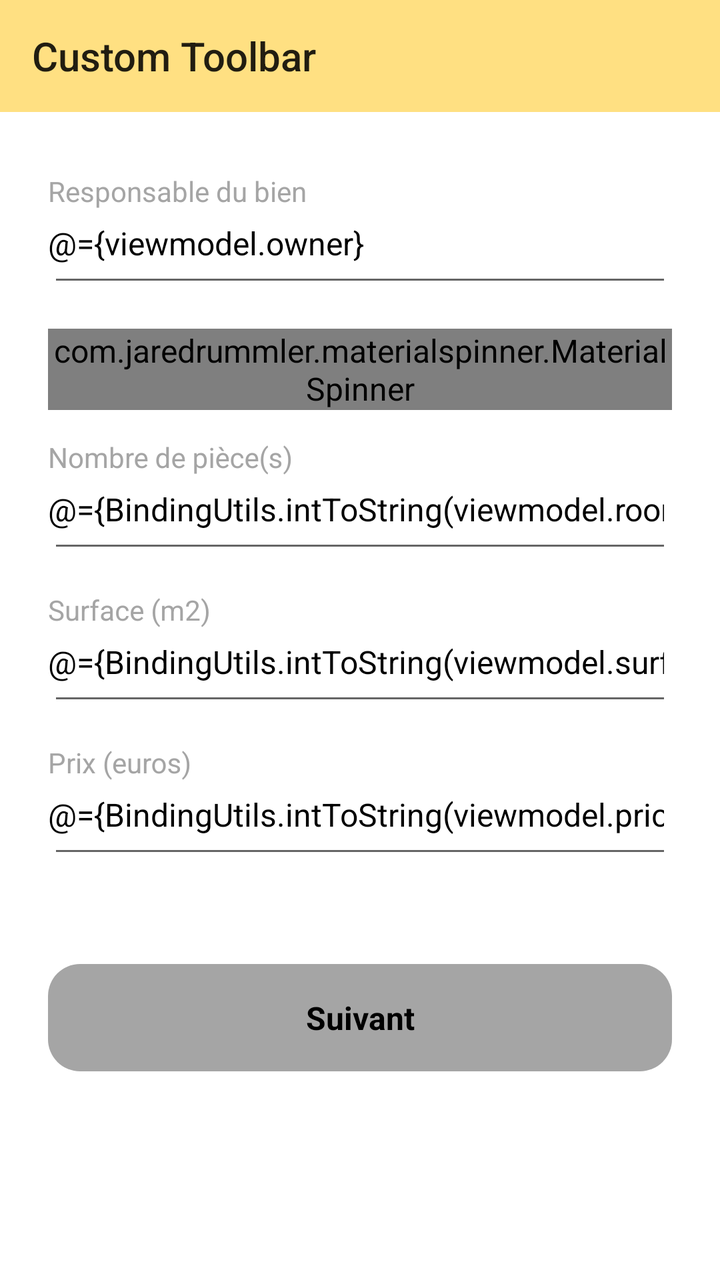
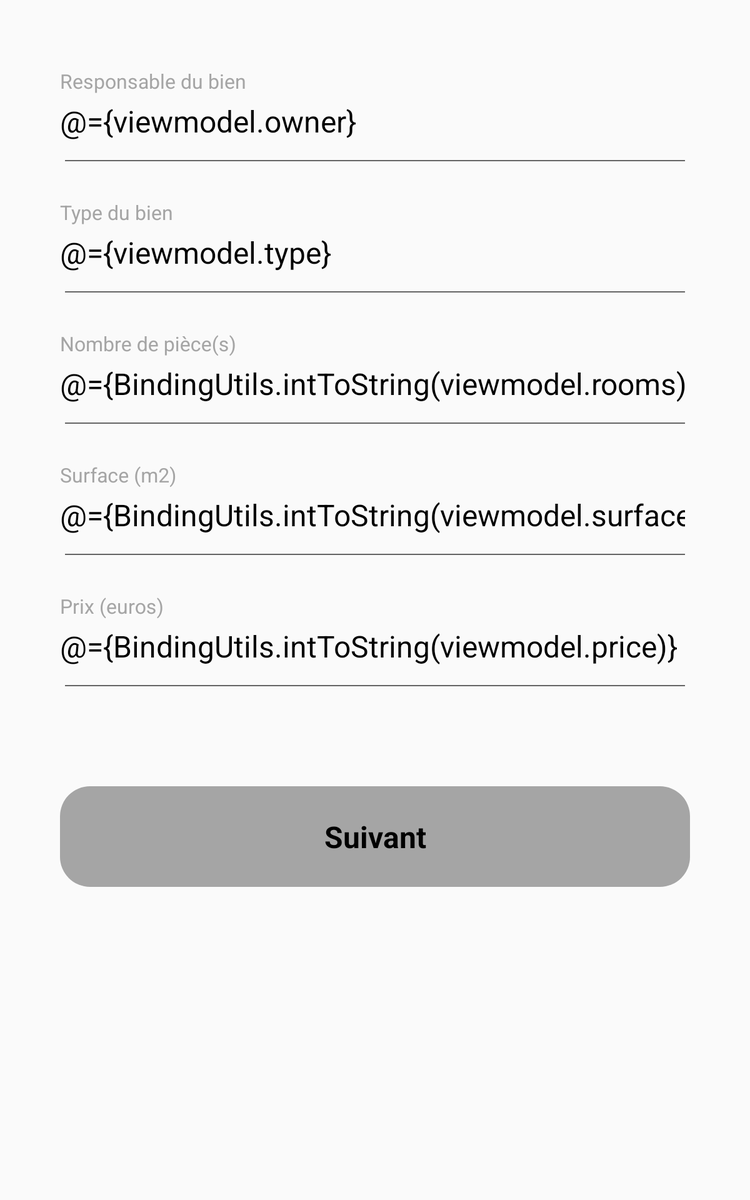

One screen, two layout resources from the same app: the default and the author's alternative for another configuration. Each is rendered where Android would select it; the XML of both is given below.
<!-- AndroidManifest.xml: application theme AppTheme -->
<!-- res/layout/fragment_estate_creation.xml -->
<layout xmlns:android="http://schemas.android.com/apk/res/android"
    xmlns:app="http://schemas.android.com/apk/res-auto">
    <data>
        <import type="com.amamode.realestatemanager.utils.BindingUtils"/>
        <variable
            name="viewmodel"
            type="com.amamode.realestatemanager.ui.EstateViewModel" />
    </data>

    <LinearLayout
        android:layout_width="match_parent"
        android:layout_height="match_parent"
        android:background="@color/true_white"
        android:orientation="vertical">

        <include
            android:id="@+id/estateCreationToolbar"
            layout="@layout/toolbar" />

        <ScrollView
            android:layout_width="match_parent"
            android:layout_height="wrap_content">

            <LinearLayout
                android:layout_width="match_parent"
                android:layout_height="wrap_content"
                android:orientation="vertical"
                android:paddingBottom="@dimen/large">


                <com.google.android.material.textfield.TextInputLayout
                    android:id="@+id/creationOwnerEditTextLayout"
                    style="@style/FormFieldLayout"
                    android:layout_width="match_parent"
                    android:layout_height="wrap_content"
                    android:layout_marginStart="@dimen/large"
                    android:layout_marginTop="@dimen/x_large"
                    android:layout_marginEnd="@dimen/large"
                    app:layout_constraintTop_toTopOf="parent">

                    <com.google.android.material.textfield.TextInputEditText
                        android:id="@+id/creationOwnerEditText"
                        style="@style/FormField"
                        android:layout_width="match_parent"
                        android:layout_height="wrap_content"
                        android:hint="@string/estate_form_owner_hint"
                        android:inputType="textPersonName"
                        android:maxLines="1"
                        android:text="@={viewmodel.owner}" />
                </com.google.android.material.textfield.TextInputLayout>

                <com.jaredrummler.materialspinner.MaterialSpinner
                    android:id="@+id/creationTypeSpinner"
                    android:layout_width="match_parent"
                    android:layout_height="wrap_content"
                    app:ms_background_color="@color/spinnerBackgound"
                    android:layout_marginStart="@dimen/large"
                    android:layout_marginTop="@dimen/medium"
                    android:layout_marginEnd="@dimen/large"/>

                <com.google.android.material.textfield.TextInputLayout
                    android:id="@+id/creationRoomsEditTextLayout"
                    style="@style/FormFieldLayout"
                    android:layout_width="match_parent"
                    android:layout_height="wrap_content"
                    android:layout_marginStart="@dimen/large"
                    android:layout_marginTop="@dimen/medium"
                    android:layout_marginEnd="@dimen/large"
                    app:layout_constraintTop_toTopOf="parent">

                    <com.google.android.material.textfield.TextInputEditText
                        android:id="@+id/creationRoomsEditText"
                        style="@style/FormField"
                        android:layout_width="match_parent"
                        android:layout_height="wrap_content"
                        android:hint="@string/estate_form_rooms_hint"
                        android:inputType="number"
                        android:maxLines="1"
                        android:text="@={BindingUtils.intToString(viewmodel.rooms)}" />
                </com.google.android.material.textfield.TextInputLayout>

                <com.google.android.material.textfield.TextInputLayout
                    android:id="@+id/creationSurfaceEditTextLayout"
                    style="@style/FormFieldLayout"
                    android:layout_width="match_parent"
                    android:layout_height="wrap_content"
                    android:layout_marginStart="@dimen/large"
                    android:layout_marginTop="@dimen/medium"
                    android:layout_marginEnd="@dimen/large"
                    app:layout_constraintTop_toTopOf="parent">

                    <com.google.android.material.textfield.TextInputEditText
                        android:id="@+id/creationSurfaceEditText"
                        style="@style/FormField"
                        android:layout_width="match_parent"
                        android:layout_height="wrap_content"
                        android:hint="@string/estate_form_surface_hint"
                        android:inputType="number"
                        android:maxLines="1"
                        android:text="@={BindingUtils.intToString(viewmodel.surface)}" />
                </com.google.android.material.textfield.TextInputLayout>

                <com.google.android.material.textfield.TextInputLayout
                    android:id="@+id/creationPriceEditTextLayout"
                    style="@style/FormFieldLayout"
                    android:layout_width="match_parent"
                    android:layout_height="wrap_content"
                    android:layout_marginStart="@dimen/large"
                    android:layout_marginTop="@dimen/medium"
                    android:layout_marginEnd="@dimen/large"
                    app:layout_constraintTop_toTopOf="parent">

                    <com.google.android.material.textfield.TextInputEditText
                        android:id="@+id/creationPriceEditText"
                        style="@style/FormField"
                        android:layout_width="match_parent"
                        android:layout_height="wrap_content"
                        android:hint="@string/estate_form_price_hint"
                        android:inputType="number"
                        android:maxLines="1"
                        android:text="@={BindingUtils.intToString(viewmodel.price)}" />
                </com.google.android.material.textfield.TextInputLayout>

                <Button
                    android:id="@+id/goToFinalStepCTA"
                    style="@style/CTA.Filled"
                    android:layout_width="match_parent"
                    android:layout_height="wrap_content"
                    android:layout_marginStart="@dimen/large"
                    android:layout_marginTop="@dimen/xx_large"
                    android:layout_marginEnd="@dimen/large"
                    android:enabled="false"
                    android:text="@string/estate_form_validation_cta" />
            </LinearLayout>
        </ScrollView>
    </LinearLayout>
</layout>
<!-- res/layout/toolbar.xml (included above) -->
<?xml version="1.0" encoding="utf-8"?>
<androidx.appcompat.widget.Toolbar xmlns:android="http://schemas.android.com/apk/res/android"
    xmlns:tools="http://schemas.android.com/tools"
    android:layout_width="match_parent"
    android:layout_height="?attr/actionBarSize"
    android:background="@color/colorPrimary"
    tools:title="Custom Toolbar" />
<!-- resources referenced by this layout -->
<resources>
  <color name="colorPrimary">#ffe082</color>
  <color name="spinnerBackgound">@color/white</color>
  <color name="true_white">#ffffff</color>
  <dimen name="large">24dp</dimen>
  <dimen name="medium">16dp</dimen>
  <dimen name="x_large">32dp</dimen>
  <dimen name="xx_large">48dp</dimen>
  <string name="estate_form_owner_hint">Responsable du bien</string>
  <string name="estate_form_price_hint">Prix (euros)</string>
  <string name="estate_form_rooms_hint">Nombre de pièce(s)</string>
  <string name="estate_form_surface_hint">Surface (m2)</string>
  <string name="estate_form_validation_cta">Suivant</string>
  <style name="CTA.Filled">
          <item name="android:background">@drawable/button_states</item>
          <item name="android:textColor">@color/true_black</item>
      </style>
  <style name="FormField" parent="AppTheme">
          <item name="android:paddingStart">0dp</item>
          <item name="android:paddingBottom">@dimen/medium</item>
      </style>
  <style name="FormFieldLayout" parent="AppTheme">
          <item name="android:textColorHint">@color/hintColor</item>
          <item name="hintTextAppearance">@style/FormFieldHint</item>
      </style>
  <style name="AppTheme" parent="Theme.AppCompat.DayNight">
          
          <item name="colorPrimary">@color/colorPrimary</item>
          <item name="colorPrimaryDark">@color/colorPrimaryDark</item>
          <item name="colorAccent">@color/colorSecondary</item>
          <item name="android:textColor">@color/true_black</item>
          <item name="android:textSize">@dimen/text_medium</item>
      </style>
  <color name="white">#EFEFEF</color>
  <!-- drawable button_states (drawable) -->
  <?xml version="1.0" encoding="utf-8"?>
  <selector xmlns:android="http://schemas.android.com/apk/res/android">
      <item android:drawable="@drawable/rounded_button_enable" android:state_enabled="true" />
      <item android:drawable="@drawable/rounded_button_disabled" android:state_enabled="false" />
  </selector>
  <color name="true_black">#000000</color>
  <color name="hintColor">@color/mainGray</color>
  <style name="FormFieldHint" parent="AppTheme">
          <item name="android:textSize">@dimen/text_small</item>
          <item name="android:textColor">@color/hintColor</item>
      </style>
  <color name="colorPrimaryDark">#caae53</color>
  <color name="colorSecondary">#3f51b5</color>
  <dimen name="text_medium">16sp</dimen>
  <!-- drawable rounded_button_enable (drawable) -->
  <?xml version="1.0" encoding="utf-8"?>
  <shape xmlns:android="http://schemas.android.com/apk/res/android"
      android:shape="rectangle">
      <corners android:radius="@dimen/medium" />
      <solid android:color="@color/colorPrimary" />
  </shape>
  <!-- drawable rounded_button_disabled (drawable) -->
  <?xml version="1.0" encoding="utf-8"?>
  <shape android:shape="rectangle"
      xmlns:android="http://schemas.android.com/apk/res/android">
      <corners android:radius="@dimen/medium"/>
      <solid android:color="@color/disabledButton"/>
  </shape>
  <color name="mainGray">#A5A5A5</color>
  <dimen name="text_small">14sp</dimen>
  <color name="disabledButton">@color/mainGray</color>
</resources>
<!-- res/layout-sw600dp/fragment_estate_creation.xml (the author's variant of the layout above) -->
<!-- drawn on a 7-inch tablet held upright -->
<layout xmlns:android="http://schemas.android.com/apk/res/android"
    xmlns:app="http://schemas.android.com/apk/res-auto">

    <data>

        <import type="com.amamode.realestatemanager.utils.BindingUtils" />

        <variable
            name="viewmodel"
            type="com.amamode.realestatemanager.ui.EstateViewModel" />
    </data>

    <ScrollView
        android:layout_width="match_parent"
        android:layout_height="wrap_content">

        <LinearLayout
            android:layout_width="match_parent"
            android:layout_height="wrap_content"
            android:orientation="vertical"
            android:paddingBottom="@dimen/large">

            <com.google.android.material.textfield.TextInputLayout
                android:id="@+id/creationOwnerEditTextLayout"
                style="@style/FormFieldLayout"
                android:layout_width="match_parent"
                android:layout_height="wrap_content"
                android:layout_marginStart="@dimen/large"
                android:layout_marginTop="@dimen/x_large"
                android:layout_marginEnd="@dimen/large"
                app:layout_constraintTop_toTopOf="parent">

                <com.google.android.material.textfield.TextInputEditText
                    android:id="@+id/creationOwnerEditText"
                    style="@style/FormField"
                    android:layout_width="match_parent"
                    android:layout_height="wrap_content"
                    android:hint="@string/estate_form_owner_hint"
                    android:inputType="textPersonName"
                    android:maxLines="1"
                    android:text="@={viewmodel.owner}" />
            </com.google.android.material.textfield.TextInputLayout>

            <com.google.android.material.textfield.TextInputLayout
                android:id="@+id/creationTypeEditTextLayout"
                style="@style/FormFieldLayout"
                android:layout_width="match_parent"
                android:layout_height="wrap_content"
                android:layout_marginStart="@dimen/large"
                android:layout_marginTop="@dimen/medium"
                android:layout_marginEnd="@dimen/large"
                app:layout_constraintTop_toTopOf="parent">

                <com.google.android.material.textfield.TextInputEditText
                    android:id="@+id/creationTypeEditText"
                    style="@style/FormField"
                    android:layout_width="match_parent"
                    android:layout_height="wrap_content"
                    android:hint="@string/estate_form_type_hint"
                    android:inputType="text"
                    android:maxLines="1"
                    android:text="@={viewmodel.type}" />
            </com.google.android.material.textfield.TextInputLayout>

            <com.google.android.material.textfield.TextInputLayout
                android:id="@+id/creationRoomsEditTextLayout"
                style="@style/FormFieldLayout"
                android:layout_width="match_parent"
                android:layout_height="wrap_content"
                android:layout_marginStart="@dimen/large"
                android:layout_marginTop="@dimen/medium"
                android:layout_marginEnd="@dimen/large"
                app:layout_constraintTop_toTopOf="parent">

                <com.google.android.material.textfield.TextInputEditText
                    android:id="@+id/creationRoomsEditText"
                    style="@style/FormField"
                    android:layout_width="match_parent"
                    android:layout_height="wrap_content"
                    android:hint="@string/estate_form_rooms_hint"
                    android:inputType="number"
                    android:maxLines="1"
                    android:text="@={BindingUtils.intToString(viewmodel.rooms)}" />
            </com.google.android.material.textfield.TextInputLayout>

            <com.google.android.material.textfield.TextInputLayout
                android:id="@+id/creationSurfaceEditTextLayout"
                style="@style/FormFieldLayout"
                android:layout_width="match_parent"
                android:layout_height="wrap_content"
                android:layout_marginStart="@dimen/large"
                android:layout_marginTop="@dimen/medium"
                android:layout_marginEnd="@dimen/large"
                app:layout_constraintTop_toTopOf="parent">

                <com.google.android.material.textfield.TextInputEditText
                    android:id="@+id/creationSurfaceEditText"
                    style="@style/FormField"
                    android:layout_width="match_parent"
                    android:layout_height="wrap_content"
                    android:hint="@string/estate_form_surface_hint"
                    android:inputType="number"
                    android:maxLines="1"
                    android:text="@={BindingUtils.intToString(viewmodel.surface)}" />
            </com.google.android.material.textfield.TextInputLayout>

            <com.google.android.material.textfield.TextInputLayout
                android:id="@+id/creationPriceEditTextLayout"
                style="@style/FormFieldLayout"
                android:layout_width="match_parent"
                android:layout_height="wrap_content"
                android:layout_marginStart="@dimen/large"
                android:layout_marginTop="@dimen/medium"
                android:layout_marginEnd="@dimen/large"
                app:layout_constraintTop_toTopOf="parent">

                <com.google.android.material.textfield.TextInputEditText
                    android:id="@+id/creationPriceEditText"
                    style="@style/FormField"
                    android:layout_width="match_parent"
                    android:layout_height="wrap_content"
                    android:hint="@string/estate_form_price_hint"
                    android:inputType="number"
                    android:maxLines="1"
                    android:text="@={BindingUtils.intToString(viewmodel.price)}" />
            </com.google.android.material.textfield.TextInputLayout>

            <Button
                android:id="@+id/goToFinalStepCTA"
                style="@style/CTA.Filled"
                android:layout_width="match_parent"
                android:layout_height="wrap_content"
                android:layout_marginStart="@dimen/large"
                android:layout_marginTop="@dimen/xx_large"
                android:layout_marginEnd="@dimen/large"
                android:enabled="false"
                android:text="@string/estate_form_validation_cta" />
        </LinearLayout>
    </ScrollView>
</layout>
<!-- resources referenced by the variant -->
<!-- as a 7-inch tablet held upright resolves them -->
<resources>
  <!-- from res/values-sw600dp/ -->
  <dimen name="large">48dp</dimen>
  <!-- from res/values-sw600dp/ -->
  <dimen name="medium">24dp</dimen>
  <!-- from res/values-sw600dp/ -->
  <dimen name="x_large">56dp</dimen>
  <!-- from res/values-sw600dp/ -->
  <dimen name="xx_large">72dp</dimen>
  <string name="estate_form_owner_hint">Responsable du bien</string>
  <string name="estate_form_price_hint">Prix (euros)</string>
  <string name="estate_form_rooms_hint">Nombre de pièce(s)</string>
  <string name="estate_form_surface_hint">Surface (m2)</string>
  <string name="estate_form_type_hint">Type du bien</string>
  <string name="estate_form_validation_cta">Suivant</string>
  <style name="CTA.Filled">
          <item name="android:background">@drawable/button_states</item>
          <item name="android:textColor">@color/true_black</item>
      </style>
  <style name="FormField" parent="AppTheme">
          <item name="android:paddingStart">0dp</item>
          <item name="android:paddingBottom">@dimen/medium</item>
      </style>
  <style name="FormFieldLayout" parent="AppTheme">
          <item name="android:textColorHint">@color/hintColor</item>
          <item name="hintTextAppearance">@style/FormFieldHint</item>
      </style>
  <style name="AppTheme" parent="Theme.AppCompat.DayNight">
          
          <item name="colorPrimary">@color/colorPrimary</item>
          <item name="colorPrimaryDark">@color/colorPrimaryDark</item>
          <item name="colorAccent">@color/colorSecondary</item>
          <item name="android:textColor">@color/true_black</item>
          <item name="android:textSize">@dimen/text_medium</item>
      </style>
  <!-- drawable button_states (drawable) -->
  <?xml version="1.0" encoding="utf-8"?>
  <selector xmlns:android="http://schemas.android.com/apk/res/android">
      <item android:drawable="@drawable/rounded_button_enable" android:state_enabled="true" />
      <item android:drawable="@drawable/rounded_button_disabled" android:state_enabled="false" />
  </selector>
  <color name="true_black">#000000</color>
  <color name="hintColor">@color/mainGray</color>
  <style name="FormFieldHint" parent="AppTheme">
          <item name="android:textSize">@dimen/text_small</item>
          <item name="android:textColor">@color/hintColor</item>
      </style>
  <color name="colorPrimary">#ffe082</color>
  <color name="colorPrimaryDark">#caae53</color>
  <color name="colorSecondary">#3f51b5</color>
  <!-- from res/values-sw600dp/ -->
  <dimen name="text_medium">24sp</dimen>
  <!-- drawable rounded_button_enable (drawable) -->
  <?xml version="1.0" encoding="utf-8"?>
  <shape xmlns:android="http://schemas.android.com/apk/res/android"
      android:shape="rectangle">
      <corners android:radius="@dimen/medium" />
      <solid android:color="@color/colorPrimary" />
  </shape>
  <!-- drawable rounded_button_disabled (drawable) -->
  <?xml version="1.0" encoding="utf-8"?>
  <shape android:shape="rectangle"
      xmlns:android="http://schemas.android.com/apk/res/android">
      <corners android:radius="@dimen/medium"/>
      <solid android:color="@color/disabledButton"/>
  </shape>
  <color name="mainGray">#A5A5A5</color>
  <!-- from res/values-sw600dp/ -->
  <dimen name="text_small">16sp</dimen>
  <color name="disabledButton">@color/mainGray</color>
</resources>
